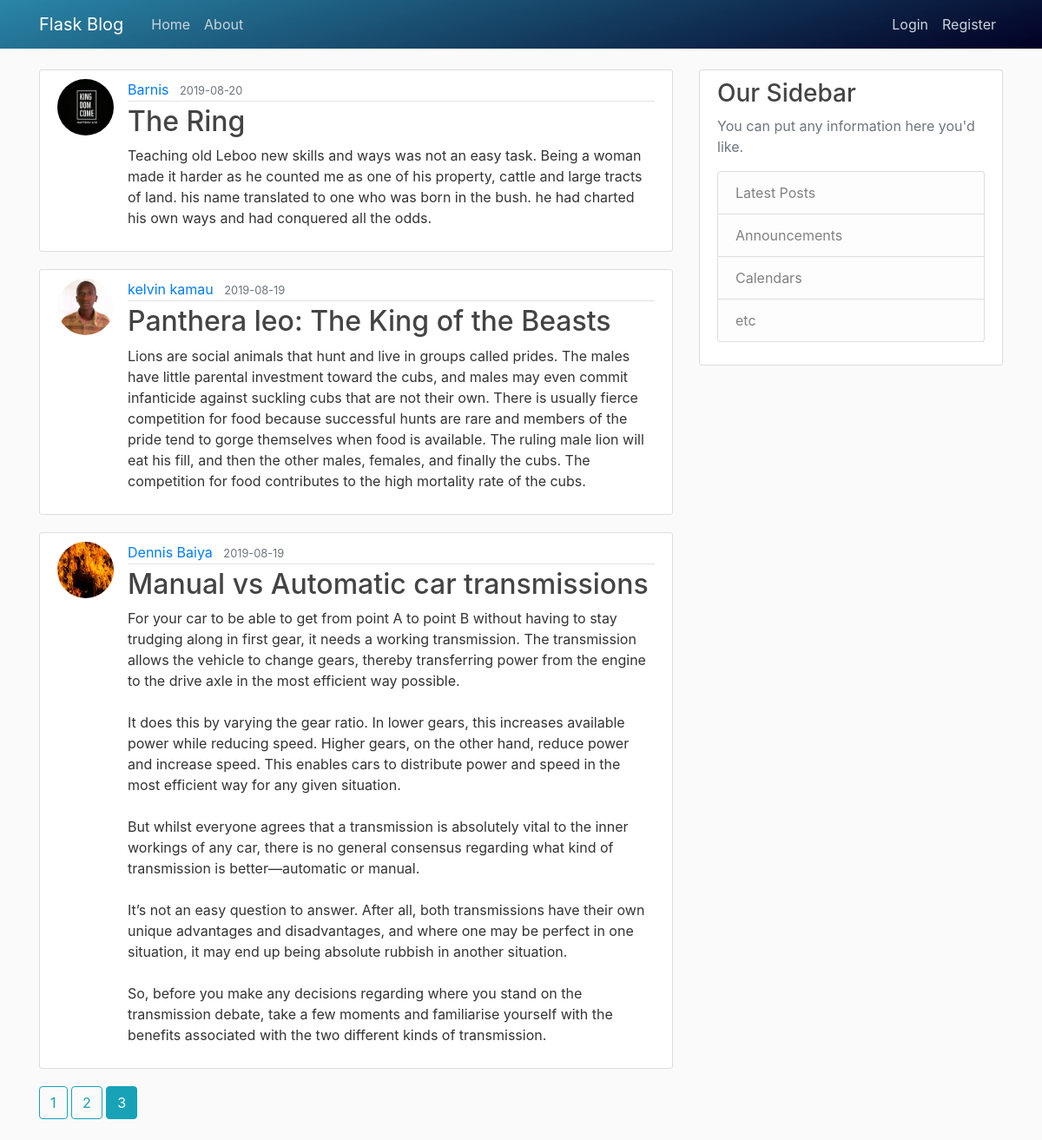
Screenshot of /home?page=3 with the database file from the repository.
### blog_post/models.py (models this page shows, shortened)
class Post(db.Model):
    id = db.Column(db.Integer, primary_key=True)
    title = db.Column(db.String(100), nullable=False)
    date_posted = db.Column(db.DateTime, nullable=False,
                            default=datetime.utcnow)
    content = db.Column(db.Text, nullable=False)
    user_id = db.Column(db.Integer, db.ForeignKey('user.id'), nullable=False)

class User(db.Model, UserMixin):
    id = db.Column(db.Integer, primary_key=True)
    username = db.Column(db.String(20), unique=True, nullable=False)
    email = db.Column(db.String(120), unique=True, nullable=False)
    image_file = db.Column(db.String(20), nullable=False,
                           default='default.jpg')
    password = db.Column(db.String(60), nullable=False)
    posts = db.relationship('Post', backref='author', lazy=True)

### blog_post/main/routes.py (the view)
@main.route('/')
@main.route('/home')
def home():
    page = request.args.get('page', 1, type=int)
    posts = Post.query.order_by(
        Post.date_posted.desc()).paginate(page=page, per_page=3)
    return render_template("home.html", posts=posts)

### blog_post/templates/home.html (shortened to what this page needs)
{% extends 'base.html' %}
{% block content %}
    {% for post in posts.items %}
        <article class="media content-section">
            <img class="rounded-circle article-img" src="{{ url_for('static', filename='profile_pics/' + post.author.image_file) }}" alt="">
            <div class="media-body">
                <div class="article-metadata">
                    <a class="mr-2" href="{{url_for('users.user_posts', username=post.author.username)}}">{{ post.author.username }}</a>
                    <small class="text-muted">{{ post.date_posted.strftime('%Y-%m-%d')}}</small>
                </div>
                <h2><a class="article-title" href="{{url_for('posts.post', post_id=post.id)}}">{{ post.title }}</a></h2>
                <p class="article-content">{{ post.content }}</p>
            </div>
        </article>
    {% endfor %}
    {% for page_num in posts.iter_pages(left_edge=1, right_edge=1, left_current=1, right_current=2) %}
        {% if page_num %}
            {% if posts.page == page_num %}
                <a class="btn btn-info mb-4" href="{{ url_for('main.home', page=page_num) }}">{{ page_num }}</a>
            {% else %}
                <a class="btn btn-outline-info mb-4" href="{{ url_for('main.home', page=page_num) }}">{{ page_num }}</a>
            {% endif %}
        {% endif %}
    {% endfor %}
{% endblock content%}

### blog_post/static/main.css (style rules this page uses)
body { background: #fafafa; color: #333333; margin-top: 5rem; }
h1, h2, h3, h4, h5, h6 { color: #444444; }
.content-section { background: #ffffff; padding: 10px 20px; border: 1px solid #dddddd; border-radius: 3px; margin-bottom: 20px; }
.article-title { color: #444444; }
.article-content { white-space: pre-line; }
.article-img { height: 65px; width: 65px; margin-right: 16px; }
.article-metadata { padding-bottom: 1px; margin-bottom: 4px; border-bottom: 1px solid #e3e3e3 }

### rows the page displays
Post: image_file (picture), author.username "Barnis", date_posted "2019-08-20", title "The Ring", content "Teaching old Leboo new skills and ways was not an easy task. Being a woman made it harder as he counted me as one of his property, cattle and large tracts of land. his name translated to one who was born in the bush. he had charted his own ways and had conquered all the odds."
Post: image_file (placeholder picture), author.username "kelvin kamau", date_posted "2019-08-19", title "Panthera leo: The King of the Beasts", content "Lions are social animals that hunt and live in groups called prides. The males have little parental investment toward the cubs, and males may even commit infanticide against suckling cubs that are not their own. There is usually fierce competition for food because successful hunts are rare and members of the pride tend to gorge themselves when food is available. The ruling male lion will eat his fill, and then the other males, females, and finally the cubs. The competition for food contributes to the high mortality rate of the cubs."
Post: image_file (picture), author.username "Dennis Baiya", date_posted "2019-08-19", title "Manual vs Automatic car transmissions", content "For your car to be able to get from point A to point B without having to stay trudging along in first gear, it needs a working transmission. The transmission allows the vehicle to change gears, thereby transferring power from the engine to the drive axle in the most efficient way possible. It does this by varying the gear ratio. In lower gears, this increases available power while reducing speed. Higher gears, on the other hand, reduce power and increase speed. This enables cars to distribute power and speed in the most efficient way for any given situation. But whilst everyone agrees that a transmission is absolutely vital to the inner workings of any car, there is no general consensus…"

### other values shown
{{ page_num }} "1" "2"
{{ page_num }} "3"
